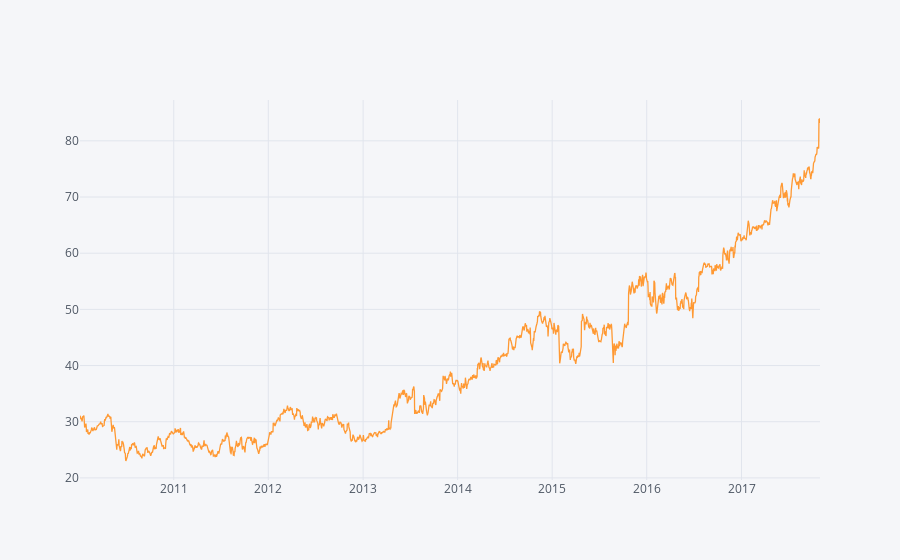

The cell this chart's notebook holds for it:
### Code cell
# direct plotting with Cufflinks within the notebook
iplot(data.set_index('Date')['MSFT.O'].iplot(asFigure=True))

### Figure 1 — Plotly figure (JSON) as saved in the notebook; plotly's stock layout.template omitted (floating-point values rounded to 4 significant figures; data arrays with more than 128 entries replaced by an {"elided": "..."} marker saying what was removed)
{"data": [{"line": {"color": "rgba(255, 153, 51, 1.0)", "dash": "solid", "width": 1.3}, "mode": "lines", "name": "MSFT.O", "text": "", "type": "scatter", "x": {"elided": "1972 str values"}, "y": {"elided": "1972 float values"}}], "layout": {"legend": {"bgcolor": "#F5F6F9", "font": {"color": "#4D5663"}}, "paper_bgcolor": "#F5F6F9", "plot_bgcolor": "#F5F6F9", "titlefont": {"color": "#4D5663"}, "xaxis1": {"gridcolor": "#E1E5ED", "showgrid": true, "tickfont": {"color": "#4D5663"}, "title": "", "titlefont": {"color": "#4D5663"}, "zerolinecolor": "#E1E5ED"}, "yaxis1": {"gridcolor": "#E1E5ED", "showgrid": true, "tickfont": {"color": "#4D5663"}, "title": "", "titlefont": {"color": "#4D5663"}, "zerolinecolor": "#E1E5ED"}}}
